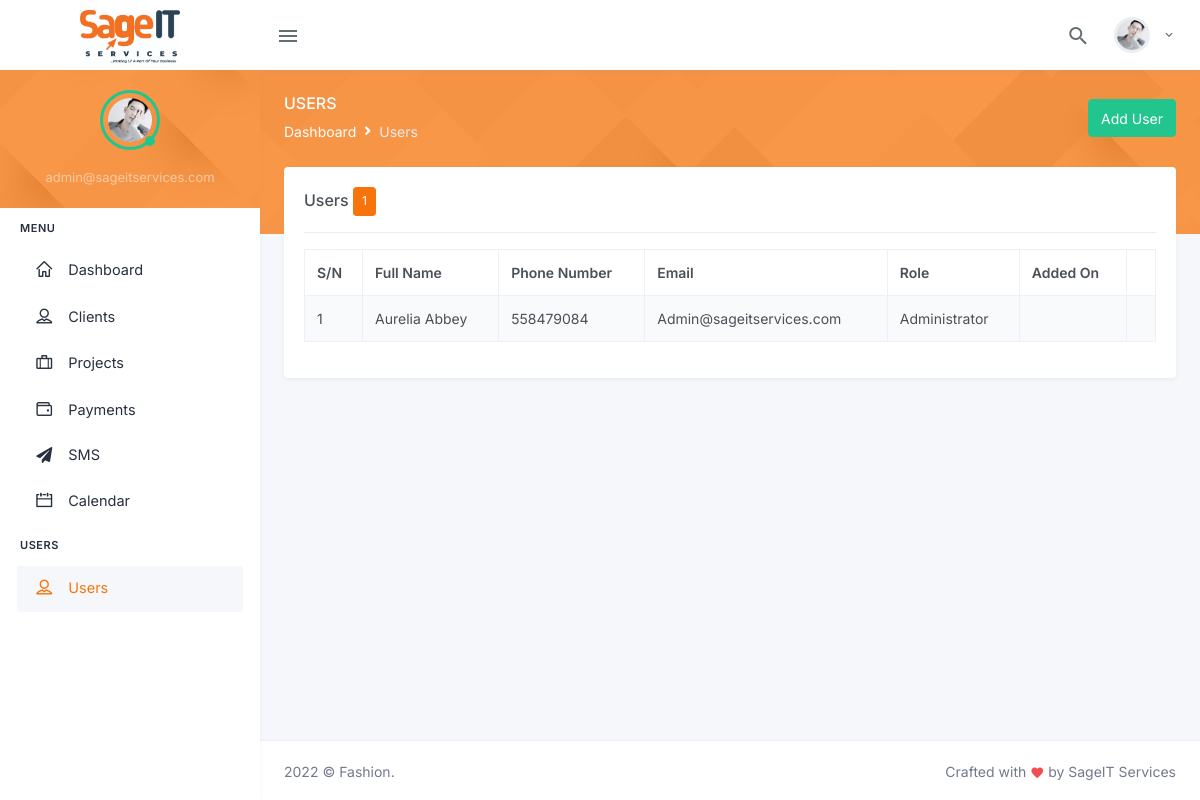
The page /users.php (signed in) on the database its author committed.
### tables this page shows
CREATE TABLE `users` (
  `id` int(20) NOT NULL,
  `full_name` varchar(255) NOT NULL,
  `phone_number` varchar(100) NOT NULL,
  `username` varchar(255) NOT NULL,
  `password` varchar(255) NOT NULL,
  `role` varchar(200) NOT NULL,
  `sms` int(11) NOT NULL,
  `created_on` datetime DEFAULT NULL,
  `updated_on` datetime DEFAULT NULL
);

### helpers/counter_functions.php (called while the page is built, shortened)
<?php
   function count_total_users($connect, $_customerId){
        $userscount_query = $connect->prepare("SELECT COUNT(1) AS total_users FROM
        users
        WHERE id = :customer_id");
        $userscount_query->execute(array(":customer_id" => $_customerId));
        $users = $userscount_query->fetch();
        return $users['total_users'];
   }
?>

### users.php (the view, shortened to what this page needs)
<?php
    require_once 'database/config.php';
    include_once 'helpers/counter_functions.php';
    $customer_id = $_SESSION['customer_id'];
?>
            <div class="main-content">
                <div class="page-content">
                    <div class="page-title-box">
                        <div class="container-fluid">
                         <div class="row align-items-center">
                             <div class="col-sm-6">
                                 <div class="page-title">
                                     <h4>Users</h4>
                                         <ol class="breadcrumb m-0">
                                             <li class="breadcrumb-item"><a href="javascript: void(0);">Dashboard</a></li>
                                             <li class="breadcrumb-item active">Users</li>
                                         </ol>
                                 </div>
                             </div>
                             <div class="col-sm-6">
                                <div class="float-end d-none d-sm-block">
                                    <a href="users-add.php" class="btn btn-success">Add User</a>
                                </div>
                             </div>
                         </div>
                        </div>
                     </div>
                    <div class="container-fluid">
                        <div class="page-content-wrapper">
                            <div class="row">
                                <div class="col-12">
                                    <div class="card">
                                        <div class="card-body">
                                             <h4 class="header-title">Users <span class="btn btn-sm btn-primary"><?= count_total_users($connect, $customer_id) ?></span> </h4>
                                                <hr class="mb-3">
                                                <?php
                        $query = "SELECT * FROM users WHERE id = :customer_id";
                        $statement = $connect->prepare($query);
                        $statement->execute(
                            array(
                                ':customer_id' => $customer_id
                            )
                        );
                        $count = $statement->rowCount();
                        $rows = $statement->fetchAll(PDO::FETCH_ASSOC);
                        $i = 1;
                        if ($count > 0 && !empty($rows)) { ?>
                                            <table id="datatable-buttons" class="table table-striped table-bordered dt-responsive nowrap" style="border-collapse: collapse; border-spacing: 0; width: 100%;">
                                                <thead>
                                                <tr>
                                                    <th>S/N</th>
                                                    <th>Full Name</th>
                                                    <th>Phone Number</th>
                                                    <th>Email</th>
                                                    <th>Role</th>
                                                    <th>Added On</th>
                                                    <th></th>
                                                </tr>
                                                </thead>
                                                <tbody>
                                                    <?php foreach ($rows as $result) { ?>
                                                <tr>
                                                    <td><?= $i ?></td>
                                                    <td><?= ucwords($result['full_name']) ?></td>
                                                    <td><?= ucwords($result['phone_number']) ?></td>
                                                    <td><?= ucwords($result['username']) ?></td>
                                                    <td><?= ucwords($result['role']) ?></td>
                                                    <td></td>
                                                    <td></td>
                                                 </tr>
                                                 <?php $i++;
                                     } ?>
                                                </tbody>
                                            </table>
                                            <?php } ?>
                                        </div>
                                    </div>
                                </div>
                            </div>
                        </div>
                    </div>
                </div>
                 <?php include_once 'partials/footer.php'; ?>

### rows shown on the page
users: full_name "Aurelia Abbey", phone_number "558479084", username "Admin@sageitservices.com", role "Administrator"

### other values the page prints
$_SESSION['username'] "admin@sageitservices.com"
count_total_users($connect, $customer_id) "1"
